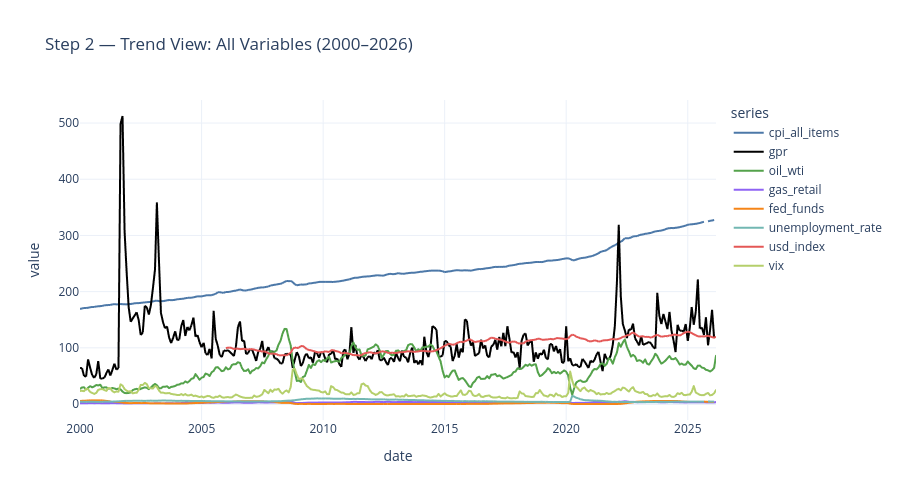

Notebook source saved alongside this figure:
### Markdown cell above
---
## Step 2: Exploratory Data Analysis (EDA) — Trend View

I plotted all variables together to see how they move over time from 2000 to 2026, and then checked the correlations between GPR and each variable.

### Code cell
# ── Trend plot: all variables 2000-2026 ──────────────────────────────────────
plot_cols = [c for c in ['cpi_all_items', 'gpr', 'oil_wti', 'gas_retail',
                          'fed_funds', 'unemployment_rate', 'usd_index', 'vix']
             if c in panel_df.columns]

color_map = {
    'gpr':              '#000000',
    'cpi_all_items':    '#4C78A8',
    'oil_wti':          '#54A24B',
    'gas_retail':       '#8F63F4',
    'fed_funds':        '#F58518',
    'unemployment_rate':'#72B7B2',
    'usd_index':        '#E45756',
    'vix':              '#B5CF6B'
}

long_df = panel_df[[DATE_COL] + plot_cols].melt(
    id_vars=DATE_COL, var_name='series', value_name='value'
)

fig = px.line(
    long_df, x=DATE_COL, y='value', color='series',
    title='Step 2 — Trend View: All Variables (2000–2026)',
    color_discrete_map=color_map
)
fig.update_layout(template='plotly_white', height=500)
fig.show()

# ── Correlation table: raw levels ─────────────────────────────────────────────
corr = panel_df[plot_cols].corr(numeric_only=True)
print('Correlation matrix (raw levels):')
display(corr.round(3))

# ── Correlation check: year-over-year % change ────────────────────────────────
tmp = panel_df[[DATE_COL, 'cpi_all_items', 'gpr']].copy().sort_values(DATE_COL)
tmp['cpi_yoy']  = tmp['cpi_all_items'].pct_change(12) * 100
tmp['cpi_mom']  = tmp['cpi_all_items'].pct_change(1)  * 100
tmp['gpr_diff'] = tmp['gpr'].diff(1)

print('\nTransformed correlations (YoY % change):')
display(tmp[['cpi_yoy', 'cpi_mom', 'gpr', 'gpr_diff']].corr(numeric_only=True).round(3))

### Figure 1 — Plotly figure (JSON) as saved in the notebook; plotly's stock layout.template omitted (floating-point values rounded to 4 significant figures; data arrays with more than 128 entries replaced by an {"elided": "..."} marker saying what was removed)
{"data": [{"hovertemplate": "series=cpi_all_items<br>date=%{x}<br>value=%{y}<extra></extra>", "legendgroup": "cpi_all_items", "line": {"color": "#4C78A8", "dash": "solid"}, "marker": {"symbol": "circle"}, "mode": "lines", "name": "cpi_all_items", "showlegend": true, "type": "scattergl", "x": {"elided": "315 str values"}, "xaxis": "x", "y": {"elided": "315 float values"}, "yaxis": "y"}, {"hovertemplate": "series=gpr<br>date=%{x}<br>value=%{y}<extra></extra>", "legendgroup": "gpr", "line": {"color": "#000000", "dash": "solid"}, "marker": {"symbol": "circle"}, "mode": "lines", "name": "gpr", "showlegend": true, "type": "scattergl", "x": {"elided": "315 str values"}, "xaxis": "x", "y": {"elided": "315 float values"}, "yaxis": "y"}, {"hovertemplate": "series=oil_wti<br>date=%{x}<br>value=%{y}<extra></extra>", "legendgroup": "oil_wti", "line": {"color": "#54A24B", "dash": "solid"}, "marker": {"symbol": "circle"}, "mode": "lines", "name": "oil_wti", "showlegend": true, "type": "scattergl", "x": {"elided": "315 str values"}, "xaxis": "x", "y": {"elided": "315 float values"}, "yaxis": "y"}, {"hovertemplate": "series=gas_retail<br>date=%{x}<br>value=%{y}<extra></extra>", "legendgroup": "gas_retail", "line": {"color": "#8F63F4", "dash": "solid"}, "marker": {"symbol": "circle"}, "mode": "lines", "name": "gas_retail", "showlegend": true, "type": "scattergl", "x": {"elided": "315 str values"}, "xaxis": "x", "y": {"elided": "315 float values"}, "yaxis": "y"}, {"hovertemplate": "series=fed_funds<br>date=%{x}<br>value=%{y}<extra></extra>", "legendgroup": "fed_funds", "line": {"color": "#F58518", "dash": "solid"}, "marker": {"symbol": "circle"}, "mode": "lines", "name": "fed_funds", "showlegend": true, "type": "scattergl", "x": {"elided": "315 str values"}, "xaxis": "x", "y": {"elided": "315 float values"}, "yaxis": "y"}, {"hovertemplate": "series=unemployment_rate<br>date=%{x}<br>value=%{y}<extra></extra>", "legendgroup": "unemployment_rate", "line": {"color": "#72B7B2", "dash": "solid"}, "marker": {"symbol": "circle"}, "mode": "lines", "name": "unemployment_rate", "showlegend": true, "type": "scattergl", "x": {"elided": "315 str values"}, "xaxis": "x", "y": {"elided": "315 float values"}, "yaxis": "y"}, {"hovertemplate": "series=usd_index<br>date=%{x}<br>value=%{y}<extra></extra>", "legendgroup": "usd_index", "line": {"color": "#E45756", "dash": "solid"}, "marker": {"symbol": "circle"}, "mode": "lines", "name": "usd_index", "showlegend": true, "type": "scattergl", "x": {"elided": "315 str values"}, "xaxis": "x", "y": {"elided": "315 float values"}, "yaxis": "y"}, {"hovertemplate": "series=vix<br>date=%{x}<br>value=%{y}<extra></extra>", "legendgroup": "vix", "line": {"color": "#B5CF6B", "dash": "solid"}, "marker": {"symbol": "circle"}, "mode": "lines", "name": "vix", "showlegend": true, "type": "scattergl", "x": {"elided": "315 str values"}, "xaxis": "x", "y": {"elided": "315 float values"}, "yaxis": "y"}], "layout": {"height": 500, "legend": {"title": {"text": "series"}, "tracegroupgap": 0}, "title": {"text": "Step 2 — Trend View: All Variables (2000–2026)"}, "xaxis": {"anchor": "y", "domain": [0, 1], "title": {"text": "date"}}, "yaxis": {"anchor": "x", "domain": [0, 1], "title": {"text": "value"}}}}
